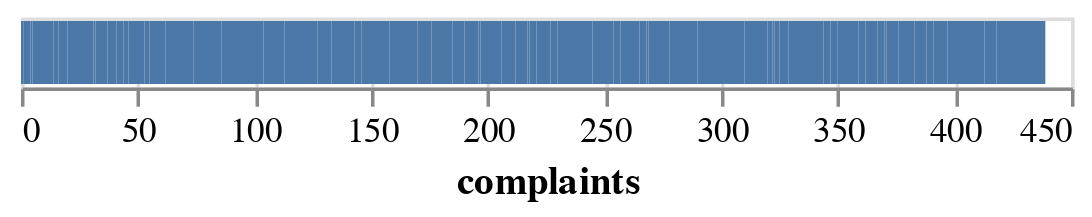

The notebook cell this image was saved under:
### Markdown cell above
And make some plots of the raw data:

### Code cell
using VegaLite

pest_data |>
@vlplot(
  :bar,
  x = :complaints
)

### Figure 1 — Vega-Lite specification as saved in the notebook (floating-point values rounded to 4 significant figures)
{"data": {"values": [{"age_of_building": 47, "average_tenant_age": 53.88, "building_id": 37, "complaints": 1, "date": "2017-01-15", "floors": 8, "live_in_super": false, "month": 1, "monthly_average_rent": 3847.0, "mus": 0.3691, "sq_footage_p_floor": 5149.0, "total_sq_foot": 41190.0, "traps": 8, "wk_ind": 1}, {"age_of_building": 47, "average_tenant_age": 53.88, "building_id": 37, "complaints": 3, "date": "2017-02-14", "floors": 8, "live_in_super": false, "month": 2, "monthly_average_rent": 3847.0, "mus": 0.3594, "sq_footage_p_floor": 5149.0, "total_sq_foot": 41190.0, "traps": 8, "wk_ind": 2}, {"age_of_building": 47, "average_tenant_age": 53.88, "building_id": 37, "complaints": 0, "date": "2017-03-16", "floors": 8, "live_in_super": false, "month": 3, "monthly_average_rent": 3847.0, "mus": 0.2818, "sq_footage_p_floor": 5149.0, "total_sq_foot": 41190.0, "traps": 9, "wk_ind": 3}, {"age_of_building": 47, "average_tenant_age": 53.88, "building_id": 37, "complaints": 1, "date": "2017-04-15", "floors": 8, "live_in_super": false, "month": 4, "monthly_average_rent": 3847.0, "mus": 0.1293, "sq_footage_p_floor": 5149.0, "total_sq_foot": 41190.0, "traps": 10, "wk_ind": 4}, {"age_of_building": 47, "average_tenant_age": 53.88, "building_id": 37, "complaints": 0, "date": "2017-05-15", "floors": 8, "live_in_super": false, "month": 5, "monthly_average_rent": 3847.0, "mus": 0.452, "sq_footage_p_floor": 5149.0, "total_sq_foot": 41190.0, "traps": 11, "wk_ind": 5}, {"age_of_building": 47, "average_tenant_age": 53.88, "building_id": 37, "complaints": 0, "date": "2017-06-14", "floors": 8, "live_in_super": false, "month": 6, "monthly_average_rent": 3847.0, "mus": 0.4421, "sq_footage_p_floor": 5149.0, "total_sq_foot": 41190.0, "traps": 11, "wk_ind": 6}, {"age_of_building": 47, "average_tenant_age": 53.88, "building_id": 37, "complaints": 4, "date": "2017-07-14", "floors": 8, "live_in_super": false, "month": 7, "monthly_average_rent": 3847.0, "mus": 0.9909, "sq_footage_p_floor": 5149.0, "total_sq_foot": 41190.0, "traps": 10, "wk_ind": 7}, {"age_of_building": 47, "average_tenant_age": 53.88, "building_id": 37, "complaints": 3, "date": "2017-08-13", "floors": 8, "live_in_super": false, "month": 8, "monthly_average_rent": 3847.0, "mus": 0.786, "sq_footage_p_floor": 5149.0, "total_sq_foot": 41190.0, "traps": 10, "wk_ind": 8}, {"age_of_building": 47, "average_tenant_age": 53.88, "building_id": 37, "complaints": 2, "date": "2017-09-12", "floors": 8, "live_in_super": false, "month": 9, "monthly_average_rent": 3847.0, "mus": 0.6918, "sq_footage_p_floor": 5149.0, "total_sq_foot": 41190.0, "traps": 9, "wk_ind": 9}, {"age_of_building": 47, "average_tenant_age": 53.88, "building_id": 37, "complaints": 2, "date": "2017-10-12", "floors": 8, "live_in_super": false, "month": 10, "monthly_average_rent": 3847.0, "mus": 0.4807, "sq_footage_p_floor": 5149.0, "total_sq_foot": 41190.0, "traps": 9, "wk_ind": 10}, {"age_of_building": 47, "average_tenant_age": 53.88, "building_id": 37, "complaints": 0, "date": "2017-11-11", "floors": 8, "live_in_super": false, "month": 11, "monthly_average_rent": 3847.0, "mus": 0.5624, "sq_footage_p_floor": 5149.0, "total_sq_foot": 41190.0, "traps": 8, "wk_ind": 11}, {"age_of_building": 47, "average_tenant_age": 53.88, "building_id": 37, "complaints": 4, "date": "2017-12-11", "floors": 8, "live_in_super": false, "month": 12, "monthly_average_rent": 3847.0, "mus": 0.2818, "sq_footage_p_floor": 5149.0, "total_sq_foot": 41190.0, "traps": 9, "wk_ind": 12}, {"age_of_building": 43, "average_tenant_age": 49.57, "building_id": 13, "complaints": 1, "date": "2017-01-15", "floors": 9, "live_in_super": false, "month": 1, "monthly_average_rent": 3564.0, "mus": 0.52, "sq_footage_p_floor": 5166.0, "total_sq_foot": 46490.0, "traps": 7, "wk_ind": 1}, {"age_of_building": 43, "average_tenant_age": 49.57, "building_id": 13, "complaints": 3, "date": "2017-02-14", "floors": 9, "live_in_super": false, "month": 2, "monthly_average_rent": 3564.0, "mus": 0.5102, "sq_footage_p_floor": 5166.0, "total_sq_foot": 46490.0, "traps": 7, "wk_ind": 2}, {"age_of_building": 43, "average_tenant_age": 49.57, "building_id": 13, "complaints": 7, "date": "2017-03-16", "floors": 9, "live_in_super": false, "month": 3, "monthly_average_rent": 3564.0, "mus": 0.4318, "sq_footage_p_floor": 5166.0, "total_sq_foot": 46490.0, "traps": 8, "wk_ind": 3}, {"age_of_building": 43, "average_tenant_age": 49.57, "building_id": 13, "complaints": 1, "date": "2017-04-15", "floors": 9, "live_in_super": false, "month": 4, "monthly_average_rent": 3564.0, "mus": 0.2784, "sq_footage_p_floor": 5166.0, "total_sq_foot": 46490.0, "traps": 9, "wk_ind": 4}, {"age_of_building": 43, "average_tenant_age": 49.57, "building_id": 13, "complaints": 1, "date": "2017-05-15", "floors": 9, "live_in_super": false, "month": 5, "monthly_average_rent": 3564.0, "mus": 0.6003, "sq_footage_p_floor": 5166.0, "total_sq_foot": 46490.0, "traps": 10, "wk_ind": 5}, {"age_of_building": 43, "average_tenant_age": 49.57, "building_id": 13, "complaints": 4, "date": "2017-06-14", "floors": 9, "live_in_super": false, "month": 6, "monthly_average_rent": 3564.0, "mus": 0.8079, "sq_footage_p_floor": 5166.0, "total_sq_foot": 46490.0, "traps": 9, "wk_ind": 6}, {"age_of_building": 43, "average_tenant_age": 49.57, "building_id": 13, "complaints": 0, "date": "2017-07-14", "floors": 9, "live_in_super": false, "month": 7, "monthly_average_rent": 3564.0, "mus": 1.14, "sq_footage_p_floor": 5166.0, "total_sq_foot": 46490.0, "traps": 9, "wk_ind": 7}, {"age_of_building": 43, "average_tenant_age": 49.57, "building_id": 13, "complaints": 4, "date": "2017-08-13", "floors": 9, "live_in_super": false, "month": 8, "monthly_average_rent": 3564.0, "mus": 0.7177, "sq_footage_p_floor": 5166.0, "total_sq_foot": 46490.0, "traps": 10, "wk_ind": 8}, {"age_of_building": 43, "average_tenant_age": 49.57, "building_id": 13, "complaints": 1, "date": "2017-09-12", "floors": 9, "live_in_super": false, "month": 9, "monthly_average_rent": 3564.0, "mus": 0.4069, "sq_footage_p_floor": 5166.0, "total_sq_foot": 46490.0, "traps": 10, "wk_ind": 9}, {"age_of_building": 43, "average_tenant_age": 49.57, "building_id": 13, "complaints": 2, "date": "2017-10-12", "floors": 9, "live_in_super": false, "month": 10, "monthly_average_rent": 3564.0, "mus": 0.4133, "sq_footage_p_floor": 5166.0, "total_sq_foot": 46490.0, "traps": 9, "wk_ind": 10}, {"age_of_building": 43, "average_tenant_age": 49.57, "building_id": 13, "complaints": 1, "date": "2017-11-11", "floors": 9, "live_in_super": false, "month": 11, "monthly_average_rent": 3564.0, "mus": 0.2784, "sq_footage_p_floor": 5166.0, "total_sq_foot": 46490.0, "traps": 9, "wk_ind": 11}, {"age_of_building": 43, "average_tenant_age": 49.57, "building_id": 13, "complaints": 1, "date": "2017-12-11", "floors": 9, "live_in_super": false, "month": 12, "monthly_average_rent": 3564.0, "mus": 0.4318, "sq_footage_p_floor": 5166.0, "total_sq_foot": 46490.0, "traps": 8, "wk_ind": 12}, {"age_of_building": 49, "average_tenant_age": 47.86, "building_id": 5, "complaints": 7, "date": "2017-01-15", "floors": 14, "live_in_super": false, "month": 1, "monthly_average_rent": 3029.0, "mus": 1.33, "sq_footage_p_floor": 5046.0, "total_sq_foot": 70640.0, "traps": 8, "wk_ind": 1}, {"age_of_building": 49, "average_tenant_age": 47.86, "building_id": 5, "complaints": 2, "date": "2017-02-14", "floors": 14, "live_in_super": false, "month": 2, "monthly_average_rent": 3029.0, "mus": 1.32, "sq_footage_p_floor": 5046.0, "total_sq_foot": 70640.0, "traps": 8, "wk_ind": 2}, {"age_of_building": 49, "average_tenant_age": 47.86, "building_id": 5, "complaints": 2, "date": "2017-03-16", "floors": 14, "live_in_super": false, "month": 3, "monthly_average_rent": 3029.0, "mus": 1.668, "sq_footage_p_floor": 5046.0, "total_sq_foot": 70640.0, "traps": 7, "wk_ind": 3}, {"age_of_building": 49, "average_tenant_age": 47.86, "building_id": 5, "complaints": 5, "date": "2017-04-15", "floors": 14, "live_in_super": false, "month": 4, "monthly_average_rent": 3029.0, "mus": 1.941, "sq_footage_p_floor": 5046.0, "total_sq_foot": 70640.0, "traps": 6, "wk_ind": 4}, {"age_of_building": 49, "average_tenant_age": 47.86, "building_id": 5, "complaints": 12, "date": "2017-05-15", "floors": 14, "live_in_super": false, "month": 5, "monthly_average_rent": 3029.0, "mus": 2.481, "sq_footage_p_floor": 5046.0, "total_sq_foot": 70640.0, "traps": 6, "wk_ind": 5}, {"age_of_building": 49, "average_tenant_age": 47.86, "building_id": 5, "complaints": 7, "date": "2017-06-14", "floors": 14, "live_in_super": false, "month": 6, "monthly_average_rent": 3029.0, "mus": 2.262, "sq_footage_p_floor": 5046.0, "total_sq_foot": 70640.0, "traps": 7, "wk_ind": 6}, {"age_of_building": 49, "average_tenant_age": 47.86, "building_id": 5, "complaints": 5, "date": "2017-07-14", "floors": 14, "live_in_super": false, "month": 7, "monthly_average_rent": 3029.0, "mus": 2.803, "sq_footage_p_floor": 5046.0, "total_sq_foot": 70640.0, "traps": 6, "wk_ind": 7}, {"age_of_building": 49, "average_tenant_age": 47.86, "building_id": 5, "complaints": 18, "date": "2017-08-13", "floors": 14, "live_in_super": false, "month": 8, "monthly_average_rent": 3029.0, "mus": 2.389, "sq_footage_p_floor": 5046.0, "total_sq_foot": 70640.0, "traps": 7, "wk_ind": 8}, {"age_of_building": 49, "average_tenant_age": 47.86, "building_id": 5, "complaints": 9, "date": "2017-09-12", "floors": 14, "live_in_super": false, "month": 9, "monthly_average_rent": 3029.0, "mus": 2.078, "sq_footage_p_floor": 5046.0, "total_sq_foot": 70640.0, "traps": 7, "wk_ind": 9}, {"age_of_building": 49, "average_tenant_age": 47.86, "building_id": 5, "complaints": 4, "date": "2017-10-12", "floors": 14, "live_in_super": false, "month": 10, "monthly_average_rent": 3029.0, "mus": 1.867, "sq_footage_p_floor": 5046.0, "total_sq_foot": 70640.0, "traps": 7, "wk_ind": 10}, {"age_of_building": 49, "average_tenant_age": 47.86, "building_id": 5, "complaints": 9, "date": "2017-11-11", "floors": 14, "live_in_super": false, "month": 11, "monthly_average_rent": 3029.0, "mus": 1.732, "sq_footage_p_floor": 5046.0, "total_sq_foot": 70640.0, "traps": 7, "wk_ind": 11}, {"age_of_building": 49, "average_tenant_age": 47.86, "building_id": 5, "complaints": 0, "date": "2017-12-11", "floors": 14, "live_in_super": false, "month": 12, "monthly_average_rent": 3029.0, "mus": 1.459, "sq_footage_p_floor": 5046.0, "total_sq_foot": 70640.0, "traps": 8, "wk_ind": 12}, {"age_of_building": 51, "average_tenant_age": 47.34, "building_id": 26, "complaints": 1, "date": "2017-01-15", "floors": 10, "live_in_super": false, "month": 1, "monthly_average_rent": 4019.0, "mus": 1.007, "sq_footage_p_floor": 4770.0, "total_sq_foot": 47700.0, "traps": 6, "wk_ind": 1}, {"age_of_building": 51, "average_tenant_age": 47.34, "building_id": 26, "complaints": 6, "date": "2017-02-14", "floors": 10, "live_in_super": false, "month": 2, "monthly_average_rent": 4019.0, "mus": 0.9975, "sq_footage_p_floor": 4770.0, "total_sq_foot": 47700.0, "traps": 6, "wk_ind": 2}, {"age_of_building": 51, "average_tenant_age": 47.34, "building_id": 26, "complaints": 8, "date": "2017-03-16", "floors": 10, "live_in_super": false, "month": 3, "monthly_average_rent": 4019.0, "mus": 0.9352, "sq_footage_p_floor": 4770.0, "total_sq_foot": 47700.0, "traps": 7, "wk_ind": 3}, {"age_of_building": 51, "average_tenant_age": 47.34, "building_id": 26, "complaints": 2, "date": "2017-04-15", "floors": 10, "live_in_super": false, "month": 4, "monthly_average_rent": 4019.0, "mus": 0.9993, "sq_footage_p_floor": 4770.0, "total_sq_foot": 47700.0, "traps": 7, "wk_ind": 4}, {"age_of_building": 51, "average_tenant_age": 47.34, "building_id": 26, "complaints": 1, "date": "2017-05-15", "floors": 10, "live_in_super": false, "month": 5, "monthly_average_rent": 4019.0, "mus": 1.74, "sq_footage_p_floor": 4770.0, "total_sq_foot": 47700.0, "traps": 6, "wk_ind": 5}, {"age_of_building": 51, "average_tenant_age": 47.34, "building_id": 26, "complaints": 2, "date": "2017-06-14", "floors": 10, "live_in_super": false, "month": 6, "monthly_average_rent": 4019.0, "mus": 1.529, "sq_footage_p_floor": 4770.0, "total_sq_foot": 47700.0, "traps": 7, "wk_ind": 6}, {"age_of_building": 51, "average_tenant_age": 47.34, "building_id": 26, "complaints": 12, "date": "2017-07-14", "floors": 10, "live_in_super": false, "month": 7, "monthly_average_rent": 4019.0, "mus": 1.861, "sq_footage_p_floor": 4770.0, "total_sq_foot": 47700.0, "traps": 7, "wk_ind": 7}, {"age_of_building": 51, "average_tenant_age": 47.34, "building_id": 26, "complaints": 12, "date": "2017-08-13", "floors": 10, "live_in_super": false, "month": 8, "monthly_average_rent": 4019.0, "mus": 1.857, "sq_footage_p_floor": 4770.0, "total_sq_foot": 47700.0, "traps": 6, "wk_ind": 8}, {"age_of_building": 51, "average_tenant_age": 47.34, "building_id": 26, "complaints": 0, "date": "2017-09-12", "floors": 10, "live_in_super": false, "month": 9, "monthly_average_rent": 4019.0, "mus": 1.345, "sq_footage_p_floor": 4770.0, "total_sq_foot": 47700.0, "traps": 7, "wk_ind": 9}, {"age_of_building": 51, "average_tenant_age": 47.34, "building_id": 26, "complaints": 4, "date": "2017-10-12", "floors": 10, "live_in_super": false, "month": 10, "monthly_average_rent": 4019.0, "mus": 1.335, "sq_footage_p_floor": 4770.0, "total_sq_foot": 47700.0, "traps": 6, "wk_ind": 10}, {"age_of_building": 51, "average_tenant_age": 47.34, "building_id": 26, "complaints": 2, "date": "2017-11-11", "floors": 10, "live_in_super": false, "month": 11, "monthly_average_rent": 4019.0, "mus": 0.9993, "sq_footage_p_floor": 4770.0, "total_sq_foot": 47700.0, "traps": 7, "wk_ind": 11}, {"age_of_building": 51, "average_tenant_age": 47.34, "building_id": 26, "complaints": 9, "date": "2017-12-11", "floors": 10, "live_in_super": false, "month": 12, "monthly_average_rent": 4019.0, "mus": 0.7339, "sq_footage_p_floor": 4770.0, "total_sq_foot": 47700.0, "traps": 8, "wk_ind": 12}, {"age_of_building": 49, "average_tenant_age": 45.14, "building_id": 93, "complaints": 1, "date": "2017-01-15", "floors": 10, "live_in_super": true, "month": 1, "monthly_average_rent": 3677.0, "mus": 0.8797, "sq_footage_p_floor": 5740.0, "total_sq_foot": 57400.0, "traps": 7, "wk_ind": 1}, {"age_of_building": 49, "average_tenant_age": 45.14, "building_id": 93, "complaints": 4, "date": "2017-02-14", "floors": 10, "live_in_super": true, "month": 2, "monthly_average_rent": 3677.0, "mus": 0.8699, "sq_footage_p_floor": 5740.0, "total_sq_foot": 57400.0, "traps": 7, "wk_ind": 2}, {"age_of_building": 49, "average_tenant_age": 45.14, "building_id": 93, "complaints": 0, "date": "2017-03-16", "floors": 10, "live_in_super": true, "month": 3, "monthly_average_rent": 3677.0, "mus": 0.7749, "sq_footage_p_floor": 5740.0, "total_sq_foot": 57400.0, "traps": 8, "wk_ind": 3}, {"age_of_building": 49, "average_tenant_age": 45.14, "building_id": 93, "complaints": 6, "date": "2017-04-15", "floors": 10, "live_in_super": true, "month": 4, "monthly_average_rent": 3677.0, "mus": 1.073, "sq_footage_p_floor": 5740.0, "total_sq_foot": 57400.0, "traps": 7, "wk_ind": 4}, {"age_of_building": 49, "average_tenant_age": 45.14, "building_id": 93, "complaints": 1, "date": "2017-05-15", "floors": 10, "live_in_super": true, "month": 5, "monthly_average_rent": 3677.0, "mus": 1.846, "sq_footage_p_floor": 5740.0, "total_sq_foot": 57400.0, "traps": 6, "wk_ind": 5}, {"age_of_building": 49, "average_tenant_age": 45.14, "building_id": 93, "complaints": 9, "date": "2017-06-14", "floors": 10, "live_in_super": true, "month": 6, "monthly_average_rent": 3677.0, "mus": 1.836, "sq_footage_p_floor": 5740.0, "total_sq_foot": 57400.0, "traps": 6, "wk_ind": 6}, {"age_of_building": 49, "average_tenant_age": 45.14, "building_id": 93, "complaints": 6, "date": "2017-07-14", "floors": 10, "live_in_super": true, "month": 7, "monthly_average_rent": 3677.0, "mus": 1.935, "sq_footage_p_floor": 5740.0, "total_sq_foot": 57400.0, "traps": 7, "wk_ind": 7}, {"age_of_building": 49, "average_tenant_age": 45.14, "building_id": 93, "complaints": 5, "date": "2017-08-13", "floors": 10, "live_in_super": true, "month": 8, "monthly_average_rent": 3677.0, "mus": 1.73, "sq_footage_p_floor": 5740.0, "total_sq_foot": 57400.0, "traps": 7, "wk_ind": 8}, {"age_of_building": 49, "average_tenant_age": 45.14, "building_id": 93, "complaints": 1, "date": "2017-09-12", "floors": 10, "live_in_super": true, "month": 9, "monthly_average_rent": 3677.0, "mus": 1.653, "sq_footage_p_floor": 5740.0, "total_sq_foot": 57400.0, "traps": 6, "wk_ind": 9}, {"age_of_building": 49, "average_tenant_age": 45.14, "building_id": 93, "complaints": 0, "date": "2017-10-12", "floors": 10, "live_in_super": true, "month": 10, "monthly_average_rent": 3677.0, "mus": 1.442, "sq_footage_p_floor": 5740.0, "total_sq_foot": 57400.0, "traps": 6, "wk_ind": 10}, {"age_of_building": 49, "average_tenant_age": 45.14, "building_id": 93, "complaints": 3, "date": "2017-11-11", "floors": 10, "live_in_super": true, "month": 11, "monthly_average_rent": 3677.0, "mus": 1.307, "sq_footage_p_floor": 5740.0, "total_sq_foot": 57400.0, "traps": 6, "wk_ind": 11}, {"age_of_building": 49, "average_tenant_age": 45.14, "building_id": 93, "complaints": 6, "date": "2017-12-11", "floors": 10, "live_in_super": true, "month": 12, "monthly_average_rent": 3677.0, "mus": 1.009, "sq_footage_p_floor": 5740.0, "total_sq_foot": 57400.0, "traps": 7, "wk_ind": 12}, {"age_of_building": 49, "average_tenant_age": 48.54, "building_id": 47, "complaints": 3, "date": "2017-01-15", "floors": 15, "live_in_super": false, "month": 1, "monthly_average_rent": 3378.0, "mus": 1.113, "sq_footage_p_floor": 5206.0, "total_sq_foot": 78090.0, "traps": 7, "wk_ind": 1}, {"age_of_building": 49, "average_tenant_age": 48.54, "building_id": 47, "complaints": 1, "date": "2017-02-14", "floors": 15, "live_in_super": false, "month": 2, "monthly_average_rent": 3378.0, "mus": 1.104, "sq_footage_p_floor": 5206.0, "total_sq_foot": 78090.0, "traps": 7, "wk_ind": 2}, {"age_of_building": 49, "average_tenant_age": 48.54, "building_id": 47, "complaints": 9, "date": "2017-03-16", "floors": 15, "live_in_super": false, "month": 3, "monthly_average_rent": 3378.0, "mus": 1.243, "sq_footage_p_floor": 5206.0, "total_sq_foot": 78090.0, "traps": 7, "wk_ind": 3}, {"age_of_building": 49, "average_tenant_age": 48.54, "building_id": 47, "complaints": 3, "date": "2017-04-15", "floors": 15, "live_in_super": false, "month": 4, "monthly_average_rent": 3378.0, "mus": 1.102, "sq_footage_p_floor": 5206.0, "total_sq_foot": 78090.0, "traps": 8, "wk_ind": 4}, {"age_of_building": 49, "average_tenant_age": 48.54, "building_id": 47, "complaints": 2, "date": "2017-05-15", "floors": 15, "live_in_super": false, "month": 5, "monthly_average_rent": 3378.0, "mus": 1.846, "sq_footage_p_floor": 5206.0, "total_sq_foot": 78090.0, "traps": 7, "wk_ind": 5}, {"age_of_building": 49, "average_tenant_age": 48.54, "building_id": 47, "complaints": 9, "date": "2017-06-14", "floors": 15, "live_in_super": false, "month": 6, "monthly_average_rent": 3378.0, "mus": 1.836, "sq_footage_p_floor": 5206.0, "total_sq_foot": 78090.0, "traps": 7, "wk_ind": 6}, {"age_of_building": 49, "average_tenant_age": 48.54, "building_id": 47, "complaints": 3, "date": "2017-07-14", "floors": 15, "live_in_super": false, "month": 7, "monthly_average_rent": 3378.0, "mus": 2.168, "sq_footage_p_floor": 5206.0, "total_sq_foot": 78090.0, "traps": 7, "wk_ind": 7}, {"age_of_building": 49, "average_tenant_age": 48.54, "building_id": 47, "complaints": 8, "date": "2017-08-13", "floors": 15, "live_in_super": false, "month": 8, "monthly_average_rent": 3378.0, "mus": 2.168, "sq_footage_p_floor": 5206.0, "total_sq_foot": 78090.0, "traps": 6, "wk_ind": 8}, {"age_of_building": 49, "average_tenant_age": 48.54, "building_id": 47, "complaints": 3, "date": "2017-09-12", "floors": 15, "live_in_super": false, "month": 9, "monthly_average_rent": 3378.0, "mus": 1.857, "sq_footage_p_floor": 5206.0, "total_sq_foot": 78090.0, "traps": 6, "wk_ind": 9}, {"age_of_building": 49, "average_tenant_age": 48.54, "building_id": 47, "complaints": 1, "date": "2017-10-12", "floors": 15, "live_in_super": false, "month": 10, "monthly_average_rent": 3378.0, "mus": 1.85, "sq_footage_p_floor": 5206.0, "total_sq_foot": 78090.0, "traps": 5, "wk_ind": 10}, {"age_of_building": 49, "average_tenant_age": 48.54, "building_id": 47, "complaints": 9, "date": "2017-11-11", "floors": 15, "live_in_super": false, "month": 11, "monthly_average_rent": 3378.0, "mus": 1.511, "sq_footage_p_floor": 5206.0, "total_sq_foot": 78090.0, "traps": 6, "wk_ind": 11}, {"age_of_building": 49, "average_tenant_age": 48.54, "building_id": 47, "complaints": 1, "date": "2017-12-11", "floors": 15, "live_in_super": false, "month": 12, "monthly_average_rent": 3378.0, "mus": 1.243, "sq_footage_p_floor": 5206.0, "total_sq_foot": 78090.0, "traps": 7, "wk_ind": 12}, {"age_of_building": 59, "average_tenant_age": 41.14, "building_id": 45, "complaints": 6, "date": "2017-01-15", "floors": 11, "live_in_super": false, "month": 1, "monthly_average_rent": 3871.0, "mus": 1.383, "sq_footage_p_floor": 4186.0, "total_sq_foot": 46040.0, "traps": 5, "wk_ind": 1}, {"age_of_building": 59, "average_tenant_age": 41.14, "building_id": 45, "complaints": 5, "date": "2017-02-14", "floors": 11, "live_in_super": false, "month": 2, "monthly_average_rent": 3871.0, "mus": 1.373, "sq_footage_p_floor": 4186.0, "total_sq_foot": 46040.0, "traps": 5, "wk_ind": 2}, {"age_of_building": 59, "average_tenant_age": 41.14, "building_id": 45, "complaints": 0, "date": "2017-03-16", "floors": 11, "live_in_super": false, "month": 3, "monthly_average_rent": 3871.0, "mus": 1.337, "sq_footage_p_floor": 4186.0, "total_sq_foot": 46040.0, "traps": 6, "wk_ind": 3}, {"age_of_building": 59, "average_tenant_age": 41.14, "building_id": 45, "complaints": 4, "date": "2017-04-15", "floors": 11, "live_in_super": false, "month": 4, "monthly_average_rent": 3871.0, "mus": 1.401, "sq_footage_p_floor": 4186.0, "total_sq_foot": 46040.0, "traps": 6, "wk_ind": 4}, {"age_of_building": 59, "average_tenant_age": 41.14, "building_id": 45, "complaints": 6, "date": "2017-05-15", "floors": 11, "live_in_super": false, "month": 5, "monthly_average_rent": 3871.0, "mus": 1.766, "sq_footage_p_floor": 4186.0, "total_sq_foot": 46040.0, "traps": 7, "wk_ind": 5}, {"age_of_building": 59, "average_tenant_age": 41.14, "building_id": 45, "complaints": 9, "date": "2017-06-14", "floors": 11, "live_in_super": false, "month": 6, "monthly_average_rent": 3871.0, "mus": 1.581, "sq_footage_p_floor": 4186.0, "total_sq_foot": 46040.0, "traps": 8, "wk_ind": 6}, {"age_of_building": 59, "average_tenant_age": 41.14, "building_id": 45, "complaints": 1, "date": "2017-07-14", "floors": 11, "live_in_super": false, "month": 7, "monthly_average_rent": 3871.0, "mus": 1.738, "sq_footage_p_floor": 4186.0, "total_sq_foot": 46040.0, "traps": 9, "wk_ind": 7}, {"age_of_building": 59, "average_tenant_age": 41.14, "building_id": 45, "complaints": 2, "date": "2017-08-13", "floors": 11, "live_in_super": false, "month": 8, "monthly_average_rent": 3871.0, "mus": 1.533, "sq_footage_p_floor": 4186.0, "total_sq_foot": 46040.0, "traps": 9, "wk_ind": 8}, {"age_of_building": 59, "average_tenant_age": 41.14, "building_id": 45, "complaints": 8, "date": "2017-09-12", "floors": 11, "live_in_super": false, "month": 9, "monthly_average_rent": 3871.0, "mus": 1.223, "sq_footage_p_floor": 4186.0, "total_sq_foot": 46040.0, "traps": 9, "wk_ind": 9}, {"age_of_building": 59, "average_tenant_age": 41.14, "building_id": 45, "complaints": 0, "date": "2017-10-12", "floors": 11, "live_in_super": false, "month": 10, "monthly_average_rent": 3871.0, "mus": 1.011, "sq_footage_p_floor": 4186.0, "total_sq_foot": 46040.0, "traps": 9, "wk_ind": 10}, {"age_of_building": 59, "average_tenant_age": 41.14, "building_id": 45, "complaints": 2, "date": "2017-11-11", "floors": 11, "live_in_super": false, "month": 11, "monthly_average_rent": 3871.0, "mus": 0.8766, "sq_footage_p_floor": 4186.0, "total_sq_foot": 46040.0, "traps": 9, "wk_ind": 11}, {"age_of_building": 59, "average_tenant_age": 41.14, "building_id": 45, "complaints": 1, "date": "2017-12-11", "floors": 11, "live_in_super": false, "month": 12, "monthly_average_rent": 3871.0, "mus": 0.6376, "sq_footage_p_floor": 4186.0, "total_sq_foot": 46040.0, "traps": 10, "wk_ind": 12}, {"age_of_building": 48, "average_tenant_age": 65.18, "building_id": 70, "complaints": 2, "date": "2017-01-15", "floors": 5, "live_in_super": true, "month": 1, "monthly_average_rent": 3864.0, "mus": -0.06467, "sq_footage_p_floor": 5290.0, "total_sq_foot": 26450.0, "traps": 7, "wk_ind": 1}, {"age_of_building": 48, "average_tenant_age": 65.18, "building_id": 70, "complaints": 2, "date": "2017-02-14", "floors": 5, "live_in_super": true, "month": 2, "monthly_average_rent": 3864.0, "mus": -0.07445, "sq_footage_p_floor": 5290.0, "total_sq_foot": 26450.0, "traps": 7, "wk_ind": 2}, {"age_of_building": 48, "average_tenant_age": 65.18, "building_id": 70, "complaints": 0, "date": "2017-03-16", "floors": 5, "live_in_super": true, "month": 3, "monthly_average_rent": 3864.0, "mus": 0.06456, "sq_footage_p_floor": 5290.0, "total_sq_foot": 26450.0, "traps": 7, "wk_ind": 3}, {"age_of_building": 48, "average_tenant_age": 65.18, "building_id": 70, "complaints": 0, "date": "2017-04-15", "floors": 5, "live_in_super": true, "month": 4, "monthly_average_rent": 3864.0, "mus": 0.3957, "sq_footage_p_floor": 5290.0, "total_sq_foot": 26450.0, "traps": 6, "wk_ind": 4}, {"age_of_building": 48, "average_tenant_age": 65.18, "building_id": 70, "complaints": 0, "date": "2017-05-15", "floors": 5, "live_in_super": true, "month": 5, "monthly_average_rent": 3864.0, "mus": 1.202, "sq_footage_p_floor": 5290.0, "total_sq_foot": 26450.0, "traps": 5, "wk_ind": 5}, {"age_of_building": 48, "average_tenant_age": 65.18, "building_id": 70, "complaints": 2, "date": "2017-06-14", "floors": 5, "live_in_super": true, "month": 6, "monthly_average_rent": 3864.0, "mus": 1.459, "sq_footage_p_floor": 5290.0, "total_sq_foot": 26450.0, "traps": 4, "wk_ind": 6}, {"age_of_building": 48, "average_tenant_age": 65.18, "building_id": 70, "complaints": 15, "date": "2017-07-14", "floors": 5, "live_in_super": true, "month": 7, "monthly_average_rent": 3864.0, "mus": 1.792, "sq_footage_p_floor": 5290.0, "total_sq_foot": 26450.0, "traps": 4, "wk_ind": 7}, {"age_of_building": 48, "average_tenant_age": 65.18, "building_id": 70, "complaints": 3, "date": "2017-08-13", "floors": 5, "live_in_super": true, "month": 8, "monthly_average_rent": 3864.0, "mus": 1.32, "sq_footage_p_floor": 5290.0, "total_sq_foot": 26450.0, "traps": 5, "wk_ind": 8}, {"age_of_building": 48, "average_tenant_age": 65.18, "building_id": 70, "complaints": 3, "date": "2017-09-12", "floors": 5, "live_in_super": true, "month": 9, "monthly_average_rent": 3864.0, "mus": 1.009, "sq_footage_p_floor": 5290.0, "total_sq_foot": 26450.0, "traps": 5, "wk_ind": 9}, {"age_of_building": 48, "average_tenant_age": 65.18, "building_id": 70, "complaints": 9, "date": "2017-10-12", "floors": 5, "live_in_super": true, "month": 10, "monthly_average_rent": 3864.0, "mus": 0.5306, "sq_footage_p_floor": 5290.0, "total_sq_foot": 26450.0, "traps": 6, "wk_ind": 10}, {"age_of_building": 48, "average_tenant_age": 65.18, "building_id": 70, "complaints": 0, "date": "2017-11-11", "floors": 5, "live_in_super": true, "month": 11, "monthly_average_rent": 3864.0, "mus": 0.6628, "sq_footage_p_floor": 5290.0, "total_sq_foot": 26450.0, "traps": 5, "wk_ind": 11}, {"age_of_building": 48, "average_tenant_age": 65.18, "building_id": 70, "complaints": 1, "date": "2017-12-11", "floors": 5, "live_in_super": true, "month": 12, "monthly_average_rent": 3864.0, "mus": 0.5987, "sq_footage_p_floor": 5290.0, "total_sq_foot": 26450.0, "traps": 5, "wk_ind": 12}, {"age_of_building": 60, "average_tenant_age": 58.46, "building_id": 62, "complaints": 0, "date": "2017-01-15", "floors": 4, "live_in_super": false, "month": 1, "monthly_average_rent": 3840.0, "mus": -0.1008, "sq_footage_p_floor": 4804.0, "total_sq_foot": 19220.0, "traps": 8, "wk_ind": 1}, {"age_of_building": 60, "average_tenant_age": 58.46, "building_id": 62, "complaints": 0, "date": "2017-02-14", "floors": 4, "live_in_super": false, "month": 2, "monthly_average_rent": 3840.0, "mus": 0.05574, "sq_footage_p_floor": 4804.0, "total_sq_foot": 19220.0, "traps": 7, "wk_ind": 2}, {"age_of_building": 60, "average_tenant_age": 58.46, "building_id": 62, "complaints": 0, "date": "2017-03-16", "floors": 4, "live_in_super": false, "month": 3, "monthly_average_rent": 3840.0, "mus": 0.3611, "sq_footage_p_floor": 4804.0, "total_sq_foot": 19220.0, "traps": 6, "wk_ind": 3}, {"age_of_building": 60, "average_tenant_age": 58.46, "building_id": 62, "complaints": 2, "date": "2017-04-15", "floors": 4, "live_in_super": false, "month": 4, "monthly_average_rent": 3840.0, "mus": 0.2588, "sq_footage_p_floor": 4804.0, "total_sq_foot": 19220.0, "traps": 7, "wk_ind": 4}, {"age_of_building": 60, "average_tenant_age": 58.46, "building_id": 62, "complaints": 4, "date": "2017-05-15", "floors": 4, "live_in_super": false, "month": 5, "monthly_average_rent": 3840.0, "mus": 0.6318, "sq_footage_p_floor": 4804.0, "total_sq_foot": 19220.0, "traps": 8, "wk_ind": 5}, {"age_of_building": 60, "average_tenant_age": 58.46, "building_id": 62, "complaints": 0, "date": "2017-06-14", "floors": 4, "live_in_super": false, "month": 6, "monthly_average_rent": 3840.0, "mus": 0.6219, "sq_footage_p_floor": 4804.0, "total_sq_foot": 19220.0, "traps": 8, "wk_ind": 6}, {"age_of_building": 60, "average_tenant_age": 58.46, "building_id": 62, "complaints": 1, "date": "2017-07-14", "floors": 4, "live_in_super": false, "month": 7, "monthly_average_rent": 3840.0, "mus": 0.9541, "sq_footage_p_floor": 4804.0, "total_sq_foot": 19220.0, "traps": 8, "wk_ind": 7}, {"age_of_building": 60, "average_tenant_age": 58.46, "building_id": 62, "complaints": 3, "date": "2017-08-13", "floors": 4, "live_in_super": false, "month": 8, "monthly_average_rent": 3840.0, "mus": 0.5828, "sq_footage_p_floor": 4804.0, "total_sq_foot": 19220.0, "traps": 9, "wk_ind": 8}, {"age_of_building": 60, "average_tenant_age": 58.46, "building_id": 62, "complaints": 1, "date": "2017-09-12", "floors": 4, "live_in_super": false, "month": 9, "monthly_average_rent": 3840.0, "mus": 0.4384, "sq_footage_p_floor": 4804.0, "total_sq_foot": 19220.0, "traps": 8, "wk_ind": 9}, {"age_of_building": 60, "average_tenant_age": 58.46, "building_id": 62, "complaints": 0, "date": "2017-10-12", "floors": 4, "live_in_super": false, "month": 10, "monthly_average_rent": 3840.0, "mus": 0.3937, "sq_footage_p_floor": 4804.0, "total_sq_foot": 19220.0, "traps": 7, "wk_ind": 10}, {"age_of_building": 60, "average_tenant_age": 58.46, "building_id": 62, "complaints": 1, "date": "2017-11-11", "floors": 4, "live_in_super": false, "month": 11, "monthly_average_rent": 3840.0, "mus": 0.09247, "sq_footage_p_floor": 4804.0, "total_sq_foot": 19220.0, "traps": 8, "wk_ind": 11}, {"age_of_building": 60, "average_tenant_age": 58.46, "building_id": 62, "complaints": 0, "date": "2017-12-11", "floors": 4, "live_in_super": false, "month": 12, "monthly_average_rent": 3840.0, "mus": 0.02841, "sq_footage_p_floor": 4804.0, "total_sq_foot": 19220.0, "traps": 8, "wk_ind": 12}, {"age_of_building": 39, "average_tenant_age": 42.14, "building_id": 98, "complaints": 0, "date": "2017-01-15", "floors": 13, "live_in_super": true, "month": 1, "monthly_average_rent": 3785.0, "mus": 0.4129, "sq_footage_p_floor": 4558.0, "total_sq_foot": 59250.0, "traps": 7, "wk_ind": 1}, {"age_of_building": 39, "average_tenant_age": 42.14, "building_id": 98, "complaints": 0, "date": "2017-02-14", "floors": 13, "live_in_super": true, "month": 2, "monthly_average_rent": 3785.0, "mus": 0.1429, "sq_footage_p_floor": 4558.0, "total_sq_foot": 59250.0, "traps": 8, "wk_ind": 2}, {"age_of_building": 39, "average_tenant_age": 42.14, "building_id": 98, "complaints": 4, "date": "2017-03-16", "floors": 13, "live_in_super": true, "month": 3, "monthly_average_rent": 3785.0, "mus": 0.5421, "sq_footage_p_floor": 4558.0, "total_sq_foot": 59250.0, "traps": 7, "wk_ind": 3}, {"age_of_building": 39, "average_tenant_age": 42.14, "building_id": 98, "complaints": 0, "date": "2017-04-15", "floors": 13, "live_in_super": true, "month": 4, "monthly_average_rent": 3785.0, "mus": 0.8663, "sq_footage_p_floor": 4558.0, "total_sq_foot": 59250.0, "traps": 6, "wk_ind": 4}, {"age_of_building": 39, "average_tenant_age": 42.14, "building_id": 98, "complaints": 7, "date": "2017-05-15", "floors": 13, "live_in_super": true, "month": 5, "monthly_average_rent": 3785.0, "mus": 1.406, "sq_footage_p_floor": 4558.0, "total_sq_foot": 59250.0, "traps": 6, "wk_ind": 5}, {"age_of_building": 39, "average_tenant_age": 42.14, "building_id": 98, "complaints": 5, "date": "2017-06-14", "floors": 13, "live_in_super": true, "month": 6, "monthly_average_rent": 3785.0, "mus": 1.656, "sq_footage_p_floor": 4558.0, "total_sq_foot": 59250.0, "traps": 5, "wk_ind": 6}, {"age_of_building": 39, "average_tenant_age": 42.14, "building_id": 98, "complaints": 3, "date": "2017-07-14", "floors": 13, "live_in_super": true, "month": 7, "monthly_average_rent": 3785.0, "mus": 2.248, "sq_footage_p_floor": 4558.0, "total_sq_foot": 59250.0, "traps": 4, "wk_ind": 7}, {"age_of_building": 39, "average_tenant_age": 42.14, "building_id": 98, "complaints": 6, "date": "2017-08-13", "floors": 13, "live_in_super": true, "month": 8, "monthly_average_rent": 3785.0, "mus": 2.304, "sq_footage_p_floor": 4558.0, "total_sq_foot": 59250.0, "traps": 3, "wk_ind": 8}, {"age_of_building": 39, "average_tenant_age": 42.14, "building_id": 98, "complaints": 16, "date": "2017-09-12", "floors": 13, "live_in_super": true, "month": 9, "monthly_average_rent": 3785.0, "mus": 2.253, "sq_footage_p_floor": 4558.0, "total_sq_foot": 59250.0, "traps": 2, "wk_ind": 9}, {"age_of_building": 39, "average_tenant_age": 42.14, "building_id": 98, "complaints": 5, "date": "2017-10-12", "floors": 13, "live_in_super": true, "month": 10, "monthly_average_rent": 3785.0, "mus": 2.042, "sq_footage_p_floor": 4558.0, "total_sq_foot": 59250.0, "traps": 2, "wk_ind": 10}, {"age_of_building": 39, "average_tenant_age": 42.14, "building_id": 98, "complaints": 5, "date": "2017-11-11", "floors": 13, "live_in_super": true, "month": 11, "monthly_average_rent": 3785.0, "mus": 1.907, "sq_footage_p_floor": 4558.0, "total_sq_foot": 59250.0, "traps": 2, "wk_ind": 11}, {"age_of_building": 39, "average_tenant_age": 42.14, "building_id": 98, "complaints": 16, "date": "2017-12-11", "floors": 13, "live_in_super": true, "month": 12, "monthly_average_rent": 3785.0, "mus": 2.103, "sq_footage_p_floor": 4558.0, "total_sq_foot": 59250.0, "traps": 1, "wk_ind": 12}]}, "encoding": {"x": {"field": "complaints", "type": "quantitative"}}, "mark": "bar"}
